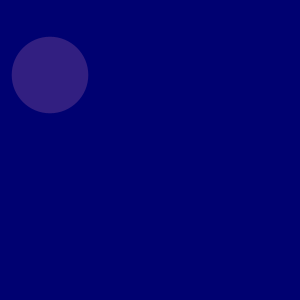
Frame 1 (no input)
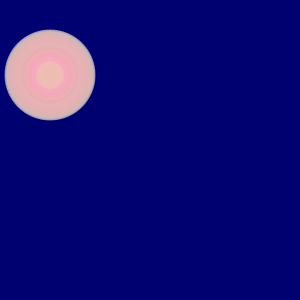
Frame 60 (the mouse pressed at the canvas centre just before this capture)
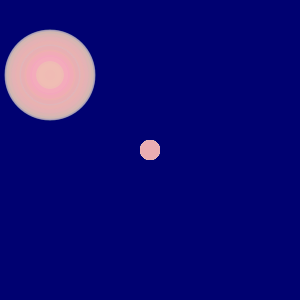
Frame 120 (the mouse held since frame 60 and released just before this capture)

The Processing sketch that drew these frames (run headless with seeded random() and noise(); from frame 60 on, the mouse is pressed at the canvas centre):

// Processing sketch: processing_187627
// ── processing_187627.pde

int counter;

void setup() {  //setup function called initially, only once
  size(300, 300);
  background(369);  //set background black
  colorMode(HSB);   //set colors to Hue, Saturation, Brightness mode
  counter = 0;
}

void draw() {  //draw function loops 
  counter++;
  noStroke();
  fill(random(369),100,255,50);
  
  if(mousePressed == true) { //add some interaction
    ellipse(mouseX, mouseY, 20, 20);
  }
  else {
    ellipse(width/6, height/4, 91*sin(counter), 91*sin(counter));
  }
}
